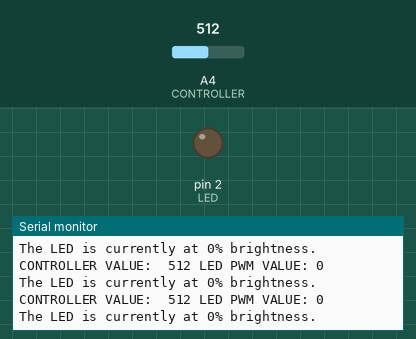
Simulated run of this sketch. Board: Arduino Uno, built with avr-gcc and run on an emulated ATmega328P. Parts: output pins drawn as LEDs (lit = HIGH), the last lines printed to the serial monitor. The inputs (shaded band) are chosen by the test bench; at power-on: A4 (CONTROLLER) = 512.

Above: at 1.2 s.
1.3 s: A4 (CONTROLLER) set to 627
At 1.32 s:
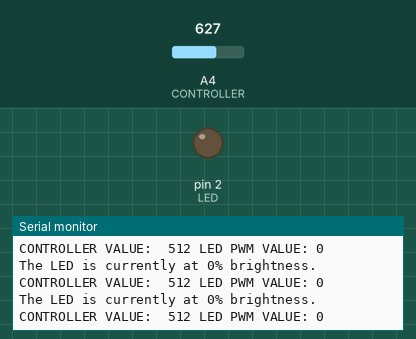
4.3 s: A4 (CONTROLLER) set to 660
At 4.34 s:
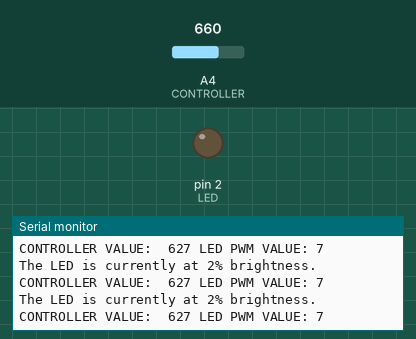
Timing chart, 0 to 7.3 s (numbered marks = the images above; inputs shaded):
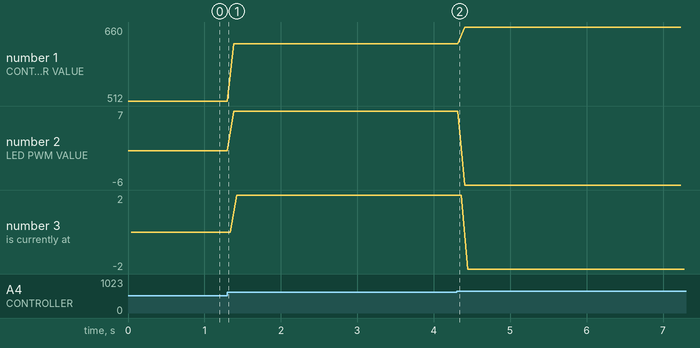

The sketch:

5_PWM.ino
```cpp
/*
  EWURC-Kick-Start-To-Robotics-Level-1

  - chapter 1 - analogWrite() and PWM
    So far, we learned how to use Digital Pins of the Arduino Uno board for both Input and Output purpose. Now, we will use
    analogRead() to read analog sensors and other devices that provide continuous data, like temperature or light sensors.
  - vo1d
*/

#define LED 2 // PWM(~) pin of the Arduino
#define CONTROLLER 4  // for Arduino use any analog pins A0, A1,.....A5
#define MAX_INPUT_VALUE 4095 // The standard resolution on ESP boards is set to 12-bit (0-4095). The standard resolution on Arduino boards is set to 10-bit (0-1023)
#define MAX_PWM_VALUE 255 // The default PWM resolution is 8 bits for both Arduino and ESP boards, which is values between 0 and 255.


int value = 0, brightness = 0, intensity = 0;

void setup() {
  Serial.begin(9600);

  pinMode(CONTROLLER, INPUT);
  pinMode(LED, OUTPUT);
}

void loop() {
  value = analogRead(CONTROLLER);

  brightness = (MAX_PWM_VALUE * value) / MAX_INPUT_VALUE;
  intensity = (brightness * 100) / MAX_PWM_VALUE;

  printData();

  analogWrite(LED, brightness);
  delay(30);
}

void printData() {
  Serial.print("CONTROLLER VALUE:");
  Serial.print("  ");
  Serial.print(value);
  Serial.print(" LED PWM VALUE: ");
  Serial.println(brightness);
  Serial.print("The LED is currently at ");
  Serial.print(intensity);
  Serial.println("% brightness.");
  Serial.println();
}
```

Measured:
- plotted number 1: 512 → 627 after the input at 1.3 s, 627 → 660 after the input at 4.3 s
- plotted number 2: 0 → 7 after the input at 1.3 s, 7 → -6 after the input at 4.3 s
- plotted number 3: 0 → 2 after the input at 1.3 s, 2 → -2 after the input at 4.3 s
